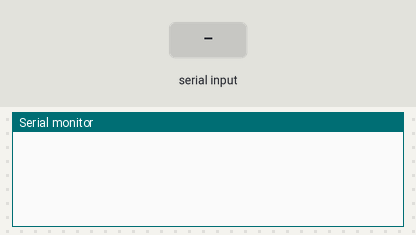
Bench run of a sketch on a simulated Arduino Uno, built with avr-gcc and run on an emulated ATmega328P. Shown: the last lines printed to the serial monitor. Inputs (shaded band) come from the test bench.

Above: at 1.2 s.
1.3 s: "1" received over Serial
At 2.7 s:
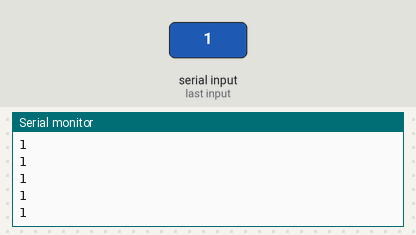
3.8 s: "0" received over Serial
At 5.2 s:
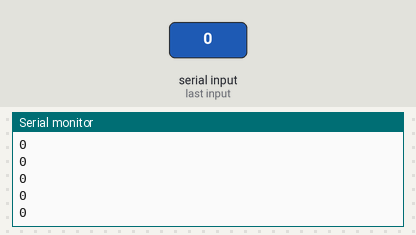
5.3 s: "2" received over Serial
At 6.9 s:
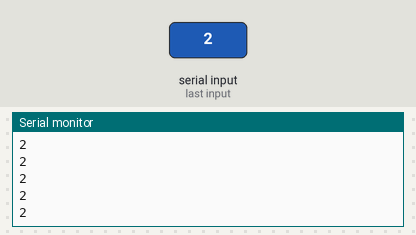
Timing chart, 0 to 8.4 s (numbered marks = the images above; inputs shaded):
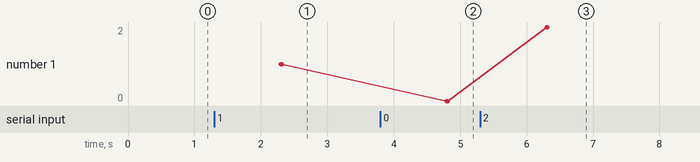

The sketch:

Bluetooth.ino
```cpp
const int BAUDRATE = 9600;
const int data_sent = 5;
const String del = ",";

String recString;
int recStringSize;
bool ready;

void setup() {
  Serial.begin(BAUDRATE);
}

void loop() {
  while (Serial.available()) {
    ready = true;
    recString += Serial.readString();
  }

  if (recString.length() > 0) {
    recStringSize = recString.length();

    String str[data_sent];
    int startIndex = 0;
    int lastIndex = recString.indexOf(del, startIndex);
    for (int i = 0; i < data_sent; i++) {
      i != data_sent - 1 ? str[i] = recString.substring(startIndex, lastIndex) : str[i] = recString.substring(startIndex);
      startIndex = lastIndex + 1;
      lastIndex = recString.indexOf(del, startIndex);
    }

    String id = str[0];
    String minTemp = str[1];
    String maxTemp = str[2];
    String minHum = str[3];
    String maxHum = str[4];

    //use data here
    Serial.println(id);
    Serial.println(minTemp);
    Serial.println(maxTemp);
    Serial.println(minHum);
    Serial.println(maxHum);

    recString = "";
  }
  if (ready) ready != ready;

  _delay_ms(1);
}
```

Measured:
- after the input at 1.3 s, the serial monitor: prints a new line after 1.0 s (image 1)
- after the input at 3.8 s, the serial monitor: prints a new line after 1.0 s (image 2)
- after the input at 5.3 s, the serial monitor: prints a new line after 1.0 s (image 3)
- plotted number 1: 1 → 0 after the input at 3.8 s, 0 → 2 after the input at 5.3 s
